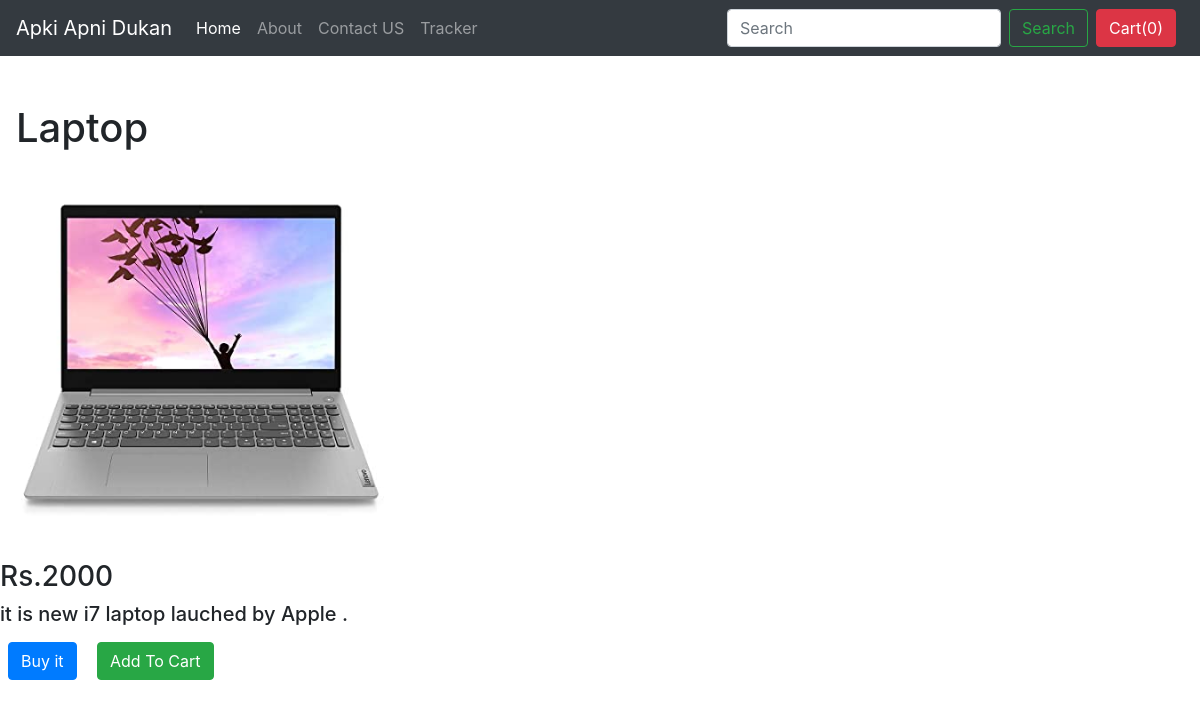
The page /product/7 on the database its author committed.
### shop/models.py (models this page shows, shortened)
class Product(models.Model):
    product_id=models.AutoField
    product_name=models.CharField(max_length=300)
    category=models.CharField(max_length=50,default="")
    subcategory=models.CharField(max_length=1000,default="")
    price=models.IntegerField(default=200)
    desc=models.CharField(max_length=1000)
    pub_date=models.DateField()
    image=models.ImageField(upload_to="shop/images",default="")

### shop/views.py (the view)
def prodView(request,myid):
    product=Product.objects.filter(id=myid)
    return render(request,'shop/product.html',{'product':product[0]})

### shop/templates/shop/product.html (shortened to what this page needs)
{% extends 'shop/basic.html' %}
{% block body %}
    <h1 class="mx-3">{{product.product_name}}</h1>
   <div class="box">
    <img src="/media/{{product.image}}" alt="" width="400px" height="400px">
    <div>
    <h3 >Rs.{{product.price}}</h3>
    <h5 class="my-2">{{product.desc}}</h5>
</div>
</div>
<button type="button" class="btn btn-primary mx-2 my-2">Buy it</button>
<button type="button" class="btn btn-success mx-2 my-2">Add To Cart</button>
{% endblock %}

### rows shown on the page
Product: product_name "Laptop", image (picture), price "2000", desc "it is new i7 laptop lauched by Apple ."
